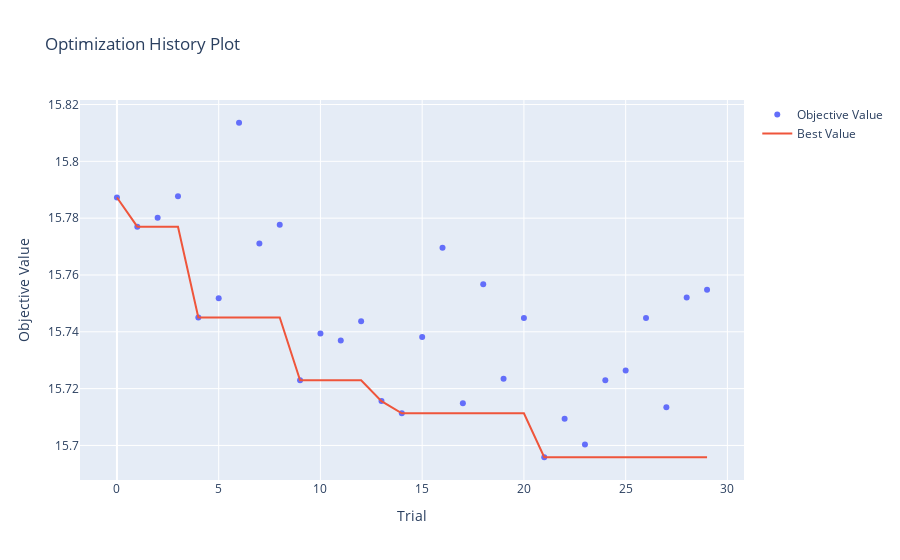

Notebook cell for this chart:
### Code cell
# 하이퍼파라미터 최적화 과정을 확인
optuna.visualization.plot_optimization_history(study)

### Figure 1 — Plotly figure (JSON) as saved in the notebook; plotly's stock layout.template omitted (floating-point values rounded to 4 significant figures)
{"data": [{"mode": "markers", "name": "Objective Value", "type": "scatter", "x": [0, 1, 2, 3, 4, 5, 6, 7, 8, 9, 10, 11, 12, 13, 14, 15, 16, 17, 18, 19, 20, 21, 22, 23, 24, 25, 26, 27, 28, 29], "y": [15.79, 15.78, 15.78, 15.79, 15.75, 15.75, 15.81, 15.77, 15.78, 15.72, 15.74, 15.74, 15.74, 15.72, 15.71, 15.74, 15.77, 15.71, 15.76, 15.72, 15.74, 15.7, 15.71, 15.7, 15.72, 15.73, 15.74, 15.71, 15.75, 15.75]}, {"mode": "lines", "name": "Best Value", "type": "scatter", "x": [0, 1, 2, 3, 4, 5, 6, 7, 8, 9, 10, 11, 12, 13, 14, 15, 16, 17, 18, 19, 20, 21, 22, 23, 24, 25, 26, 27, 28, 29], "y": [15.79, 15.78, 15.78, 15.78, 15.75, 15.75, 15.75, 15.75, 15.75, 15.72, 15.72, 15.72, 15.72, 15.72, 15.71, 15.71, 15.71, 15.71, 15.71, 15.71, 15.71, 15.7, 15.7, 15.7, 15.7, 15.7, 15.7, 15.7, 15.7, 15.7]}, {"marker": {"color": "#cccccc"}, "mode": "markers", "name": "Infeasible Trial", "showlegend": false, "type": "scatter", "x": [], "y": []}], "layout": {"title": {"text": "Optimization History Plot"}, "xaxis": {"title": {"text": "Trial"}}, "yaxis": {"title": {"text": "Objective Value"}}}}
